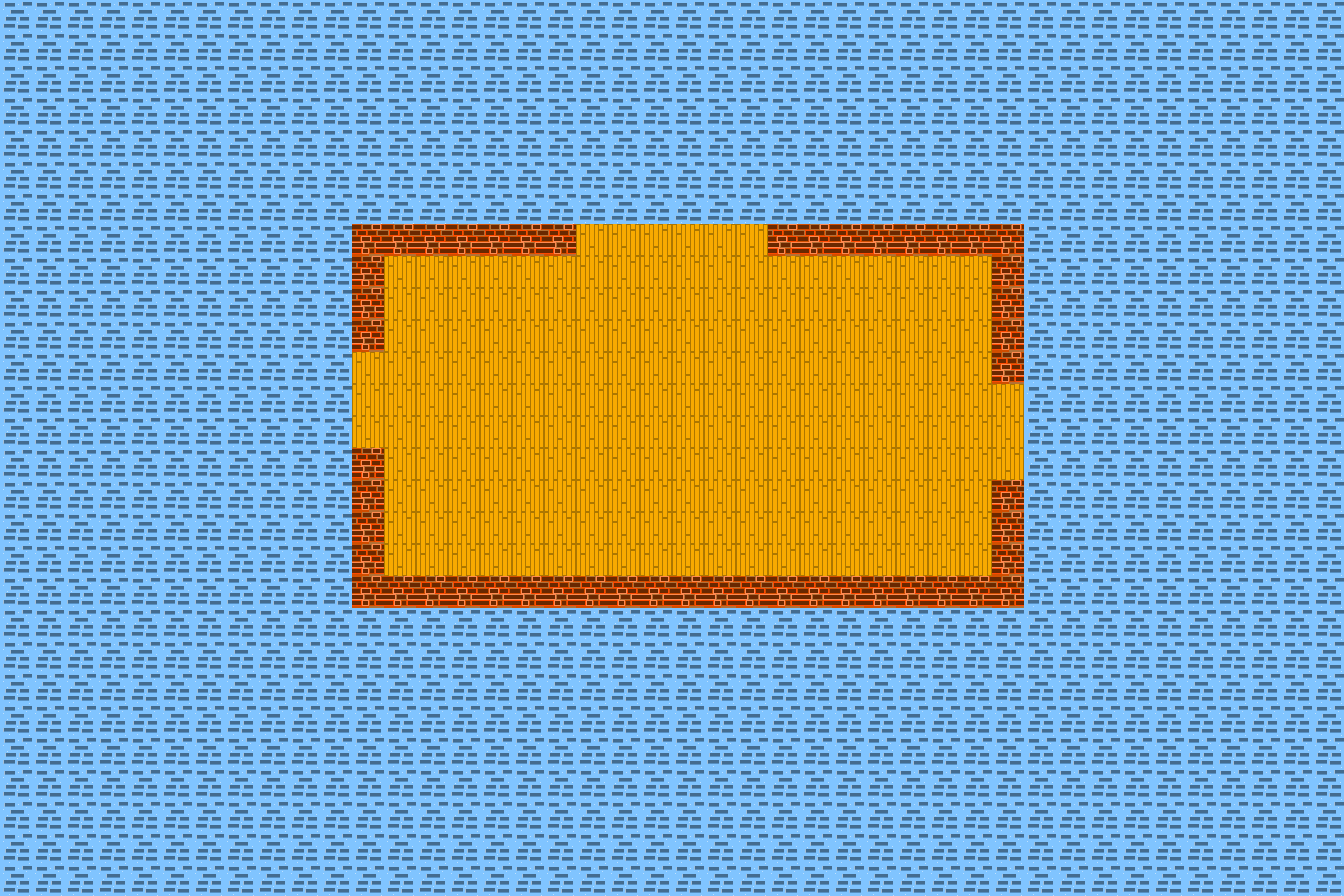

Rendered tile map (Tiled .tmx) drawn with the repository's tilesets; below, a short description and the full map source, tile grids included:
An orthogonal 42x28 tile map with 32x32 px tiles, 1 tile layer (Tile Layer 1), 3 tilesets.

<map version="1.4" tiledversion="1.4.3" orientation="orthogonal" renderorder="right-down" width="42" height="28" tilewidth="32" tileheight="32" infinite="0" nextlayerid="2" nextobjectid="1">
 <editorsettings>
  <export target="simpleLevel.tmx" format="tmx" />
 </editorsettings>
 <tileset firstgid="1" source="floor/Floor.tsx" />
 <tileset firstgid="2" source="water/Water.tsx" />
 <tileset firstgid="7" source="brick/Brick.tsx" />
 <layer id="1" name="Tile Layer 1" width="42" height="28">
  <data encoding="csv">
2,2,2,2,2,2,2,2,2,2,2,2,2,2,2,2,2,2,2,2,2,2,2,2,2,2,2,2,2,2,2,2,2,2,2,2,2,2,2,2,2,2,
2,2,2,2,2,2,2,2,2,2,2,2,2,2,2,2,2,2,2,2,2,2,2,2,2,2,2,2,2,2,2,2,2,2,2,2,2,2,2,2,2,2,
2,2,2,2,2,2,2,2,2,2,2,2,2,2,2,2,2,2,2,2,2,2,2,2,2,2,2,2,2,2,2,2,2,2,2,2,2,2,2,2,2,2,
2,2,2,2,2,2,2,2,2,2,2,2,2,2,2,2,2,2,2,2,2,2,2,2,2,2,2,2,2,2,2,2,2,2,2,2,2,2,2,2,2,2,
2,2,2,2,2,2,2,2,2,2,2,2,2,2,2,2,2,2,2,2,2,2,2,2,2,2,2,2,2,2,2,2,2,2,2,2,2,2,2,2,2,2,
2,2,2,2,2,2,2,2,2,2,2,2,2,2,2,2,2,2,2,2,2,2,2,2,2,2,2,2,2,2,2,2,2,2,2,2,2,2,2,2,2,2,
2,2,2,2,2,2,2,2,2,2,2,2,2,2,2,2,2,2,2,2,2,2,2,2,2,2,2,2,2,2,2,2,2,2,2,2,2,2,2,2,2,2,
2,2,2,2,2,2,2,2,2,2,2,7,7,7,7,7,7,7,1,1,1,1,1,1,7,7,7,7,7,7,7,7,2,2,2,2,2,2,2,2,2,2,
2,2,2,2,2,2,2,2,2,2,2,7,1,1,1,1,1,1,1,1,1,1,1,1,1,1,1,1,1,1,1,7,2,2,2,2,2,2,2,2,2,2,
2,2,2,2,2,2,2,2,2,2,2,7,1,1,1,1,1,1,1,1,1,1,1,1,1,1,1,1,1,1,1,7,2,2,2,2,2,2,2,2,2,2,
2,2,2,2,2,2,2,2,2,2,2,7,1,1,1,1,1,1,1,1,1,1,1,1,1,1,1,1,1,1,1,7,2,2,2,2,2,2,2,2,2,2,
2,2,2,2,2,2,2,2,2,2,2,1,1,1,1,1,1,1,1,1,1,1,1,1,1,1,1,1,1,1,1,7,2,2,2,2,2,2,2,2,2,2,
2,2,2,2,2,2,2,2,2,2,2,1,1,1,1,1,1,1,1,1,1,1,1,1,1,1,1,1,1,1,1,1,2,2,2,2,2,2,2,2,2,2,
2,2,2,2,2,2,2,2,2,2,2,1,1,1,1,1,1,1,1,1,1,1,1,1,1,1,1,1,1,1,1,1,2,2,2,2,2,2,2,2,2,2,
2,2,2,2,2,2,2,2,2,2,2,7,1,1,1,1,1,1,1,1,1,1,1,1,1,1,1,1,1,1,1,1,2,2,2,2,2,2,2,2,2,2,
2,2,2,2,2,2,2,2,2,2,2,7,1,1,1,1,1,1,1,1,1,1,1,1,1,1,1,1,1,1,1,7,2,2,2,2,2,2,2,2,2,2,
2,2,2,2,2,2,2,2,2,2,2,7,1,1,1,1,1,1,1,1,1,1,1,1,1,1,1,1,1,1,1,7,2,2,2,2,2,2,2,2,2,2,
2,2,2,2,2,2,2,2,2,2,2,7,1,1,1,1,1,1,1,1,1,1,1,1,1,1,1,1,1,1,1,7,2,2,2,2,2,2,2,2,2,2,
2,2,2,2,2,2,2,2,2,2,2,7,7,7,7,7,7,7,7,7,7,7,7,7,7,7,7,7,7,7,7,7,2,2,2,2,2,2,2,2,2,2,
2,2,2,2,2,2,2,2,2,2,2,2,2,2,2,2,2,2,2,2,2,2,2,2,2,2,2,2,2,2,2,2,2,2,2,2,2,2,2,2,2,2,
2,2,2,2,2,2,2,2,2,2,2,2,2,2,2,2,2,2,2,2,2,2,2,2,2,2,2,2,2,2,2,2,2,2,2,2,2,2,2,2,2,2,
2,2,2,2,2,2,2,2,2,2,2,2,2,2,2,2,2,2,2,2,2,2,2,2,2,2,2,2,2,2,2,2,2,2,2,2,2,2,2,2,2,2,
2,2,2,2,2,2,2,2,2,2,2,2,2,2,2,2,2,2,2,2,2,2,2,2,2,2,2,2,2,2,2,2,2,2,2,2,2,2,2,2,2,2,
2,2,2,2,2,2,2,2,2,2,2,2,2,2,2,2,2,2,2,2,2,2,2,2,2,2,2,2,2,2,2,2,2,2,2,2,2,2,2,2,2,2,
2,2,2,2,2,2,2,2,2,2,2,2,2,2,2,2,2,2,2,2,2,2,2,2,2,2,2,2,2,2,2,2,2,2,2,2,2,2,2,2,2,2,
2,2,2,2,2,2,2,2,2,2,2,2,2,2,2,2,2,2,2,2,2,2,2,2,2,2,2,2,2,2,2,2,2,2,2,2,2,2,2,2,2,2,
2,2,2,2,2,2,2,2,2,2,2,2,2,2,2,2,2,2,2,2,2,2,2,2,2,2,2,2,2,2,2,2,2,2,2,2,2,2,2,2,2,2,
2,2,2,2,2,2,2,2,2,2,2,2,2,2,2,2,2,2,2,2,2,2,2,2,2,2,2,2,2,2,2,2,2,2,2,2,2,2,2,2,2,2
</data>
 </layer>
</map>